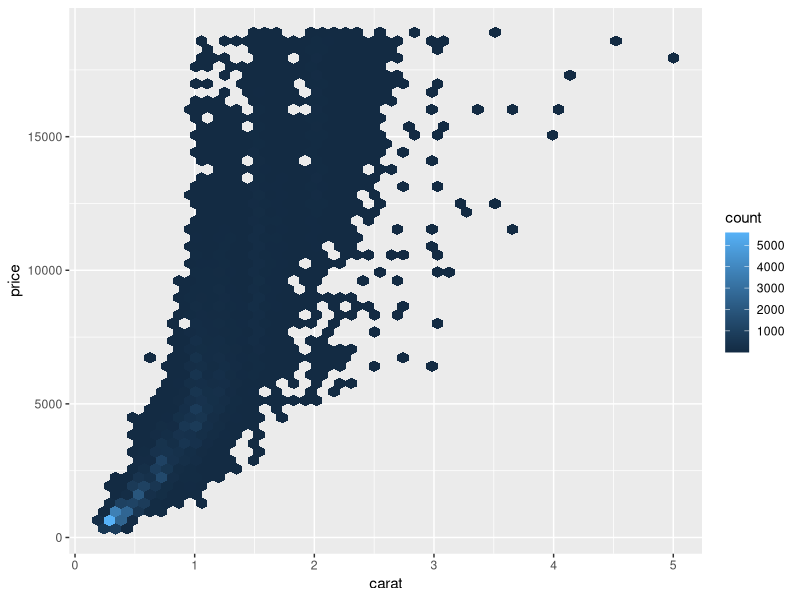

This chart was generated by the following R code:
## ---- chunk 1
knitr::opts_chunk$set(echo = TRUE)
library(modelr)
library(tidyverse)
## ---- chunk 2
model_matrix(iris, Sepal.Length ~ Species)

length(mtcars$mpg)

data_grid(data = mtcars, vs, am)

ggplot(diamonds, aes(carat, price)) + geom_hex(bins = 50)

